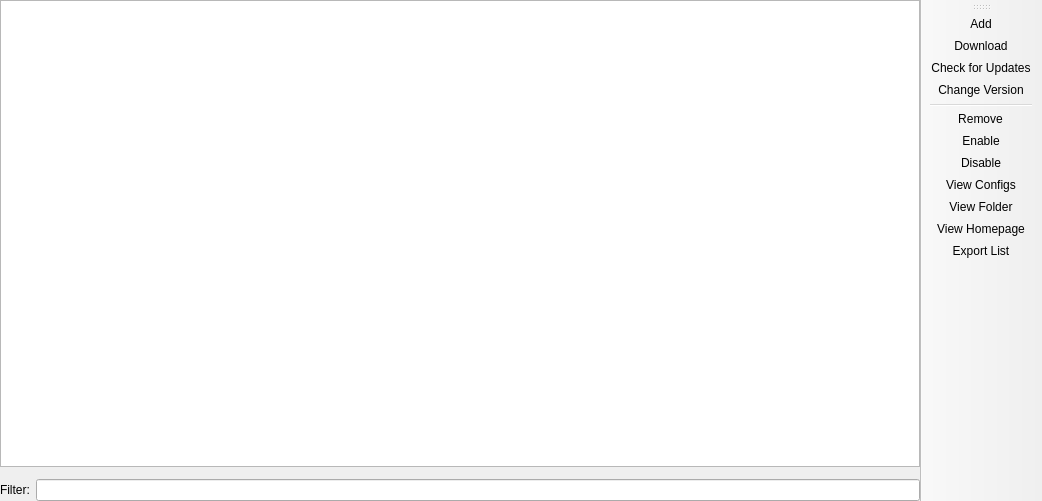
<?xml version="1.0" encoding="UTF-8"?>
<ui version="4.0">
 <class>ModFolderPage</class>
 <widget class="QMainWindow" name="ModFolderPage">
  <property name="geometry">
   <rect>
    <x>0</x>
    <y>0</y>
    <width>1042</width>
    <height>501</height>
   </rect>
  </property>
  <widget class="QWidget" name="centralwidget">
   <layout class="QGridLayout" name="gridLayout">
    <property name="leftMargin">
     <number>0</number>
    </property>
    <property name="topMargin">
     <number>0</number>
    </property>
    <property name="rightMargin">
     <number>0</number>
    </property>
    <property name="bottomMargin">
     <number>0</number>
    </property>
    <item row="4" column="1" colspan="3">
     <layout class="QGridLayout" name="gridLayout_2">
      <item row="0" column="1">
       <widget class="QLineEdit" name="filterEdit">
        <property name="clearButtonEnabled">
         <bool>true</bool>
        </property>
       </widget>
      </item>
      <item row="0" column="0">
       <widget class="QLabel" name="filterLabel">
        <property name="text">
         <string>Filter:</string>
        </property>
       </widget>
      </item>
     </layout>
    </item>
    <item row="2" column="1" colspan="3">
     <widget class="MCModInfoFrame" name="frame">
      <property name="sizePolicy">
       <sizepolicy hsizetype="Preferred" vsizetype="Minimum">
        <horstretch>0</horstretch>
        <verstretch>0</verstretch>
       </sizepolicy>
      </property>
     </widget>
    </item>
    <item row="1" column="1" colspan="3">
     <widget class="ModListView" name="modTreeView">
      <property name="sizePolicy">
       <sizepolicy hsizetype="Expanding" vsizetype="Expanding">
        <horstretch>0</horstretch>
        <verstretch>0</verstretch>
       </sizepolicy>
      </property>
      <property name="acceptDrops">
       <bool>true</bool>
      </property>
      <property name="dragDropMode">
       <enum>QAbstractItemView::DropOnly</enum>
      </property>
     </widget>
    </item>
   </layout>
  </widget>
  <widget class="WideBar" name="actionsToolbar">
   <property name="windowTitle">
    <string>Actions</string>
   </property>
   <property name="toolButtonStyle">
    <enum>Qt::ToolButtonTextOnly</enum>
   </property>
   <attribute name="toolBarArea">
    <enum>RightToolBarArea</enum>
   </attribute>
   <attribute name="toolBarBreak">
    <bool>false</bool>
   </attribute>
   <addaction name="actionAdd"/>
   <addaction name="actionDownload"/>
   <addaction name="actionUpdate"/>
   <addaction name="actionChangeVersion"/>
   <addaction name="separator"/>
   <addaction name="actionRemove"/>
   <addaction name="actionEnable"/>
   <addaction name="actionDisable"/>
   <addaction name="actionView_configs"/>
   <addaction name="actionView_Folder"/>
   <addaction name="actionViewHomepage"/>
   <addaction name="actionExportList"/>
  </widget>
  <action name="actionDownload">
   <property name="text">
    <string>Download</string>
   </property>
  </action>
  <action name="actionChangeVersion">
   <property name="text">
    <string>Change Version</string>
   </property>
  </action>
  <action name="actionUpdate">
   <property name="text">
    <string>Check for Updates</string>
   </property>
  </action>
  <action name="actionVerifyDependencies">
   <property name="text">
    <string>Verify Dependencies</string>
   </property>
  </action>
  <action name="actionResetMetadata">
   <property name="text">
    <string>Reset Metadata</string>
   </property>
  </action>
  <action name="actionViewHomepage">
   <property name="text">
    <string>View Homepage</string>
   </property>
  </action>
  <action name="actionExportList">
   <property name="text">
    <string>Export List</string>
   </property>
  </action>
  <action name="actionAdd">
   <property name="text">
    <string>&amp;Add</string>
   </property>
   <property name="toolTip">
    <string>Add mods</string>
   </property>
  </action>
  <action name="actionRemove">
   <property name="text">
    <string>&amp;Remove</string>
   </property>
   <property name="toolTip">
    <string>Remove selected mods</string>
   </property>
  </action>
  <action name="actionEnable">
   <property name="text">
    <string>&amp;Enable</string>
   </property>
   <property name="toolTip">
    <string>Enable selected mods</string>
   </property>
  </action>
  <action name="actionDisable">
   <property name="text">
    <string>&amp;Disable</string>
   </property>
   <property name="toolTip">
    <string>Disable selected mods</string>
   </property>
  </action>
  <action name="actionView_configs">
   <property name="text">
    <string>View &amp;Configs</string>
   </property>
   <property name="toolTip">
    <string>Open the 'config' folder in the system file manager.</string>
   </property>
  </action>
  <action name="actionView_Folder">
   <property name="text">
    <string>View &amp;Folder</string>
   </property>
  </action>
 </widget>
 <customwidgets>
  <customwidget>
   <class>ModListView</class>
   <extends>QTreeView</extends>
   <header>ui/widgets/ModListView.h</header>
  </customwidget>
  <customwidget>
   <class>MCModInfoFrame</class>
   <extends>QFrame</extends>
   <header>ui/widgets/MCModInfoFrame.h</header>
   <container>1</container>
  </customwidget>
  <customwidget>
   <class>WideBar</class>
   <extends>QToolBar</extends>
   <header>ui/widgets/WideBar.h</header>
  </customwidget>
 </customwidgets>
 <tabstops>
  <tabstop>modTreeView</tabstop>
  <tabstop>filterEdit</tabstop>
 </tabstops>
 <resources/>
 <connections/>
</ui>
